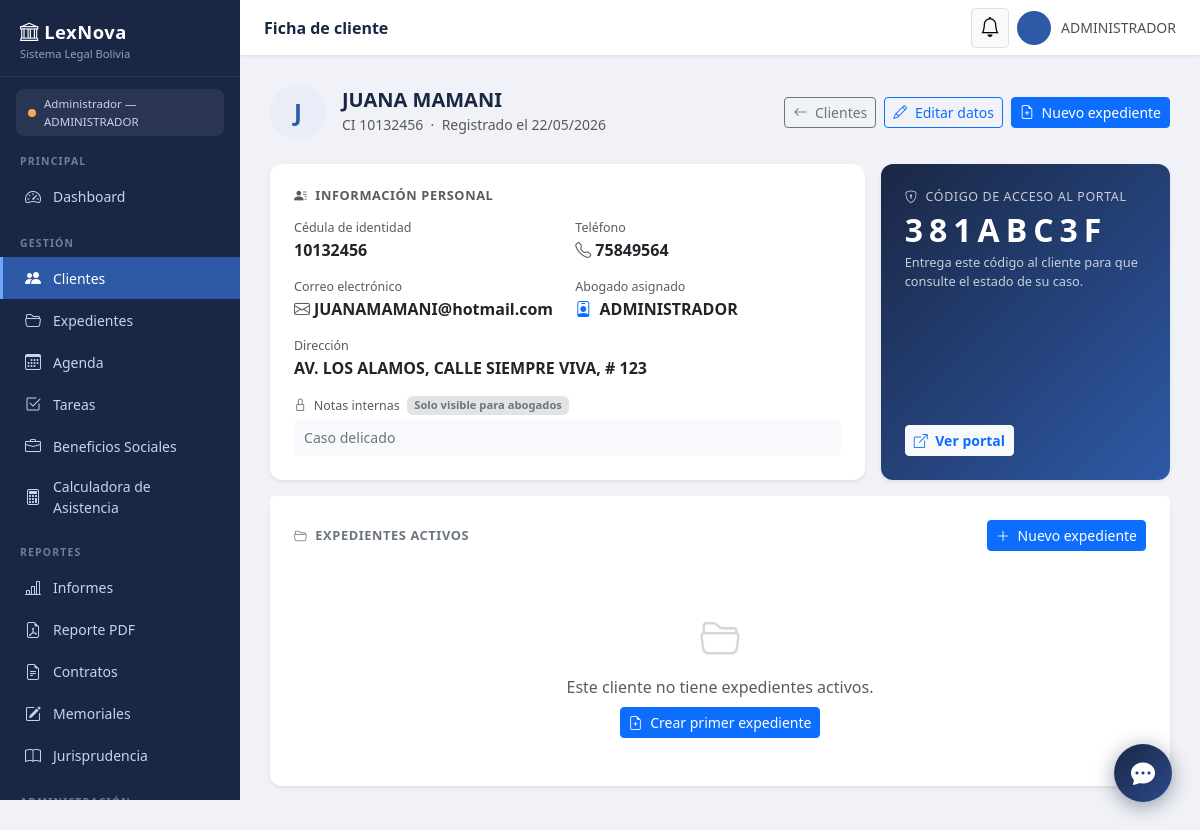
Before: /casos/clientes/1/ (signed in) with the older database file.
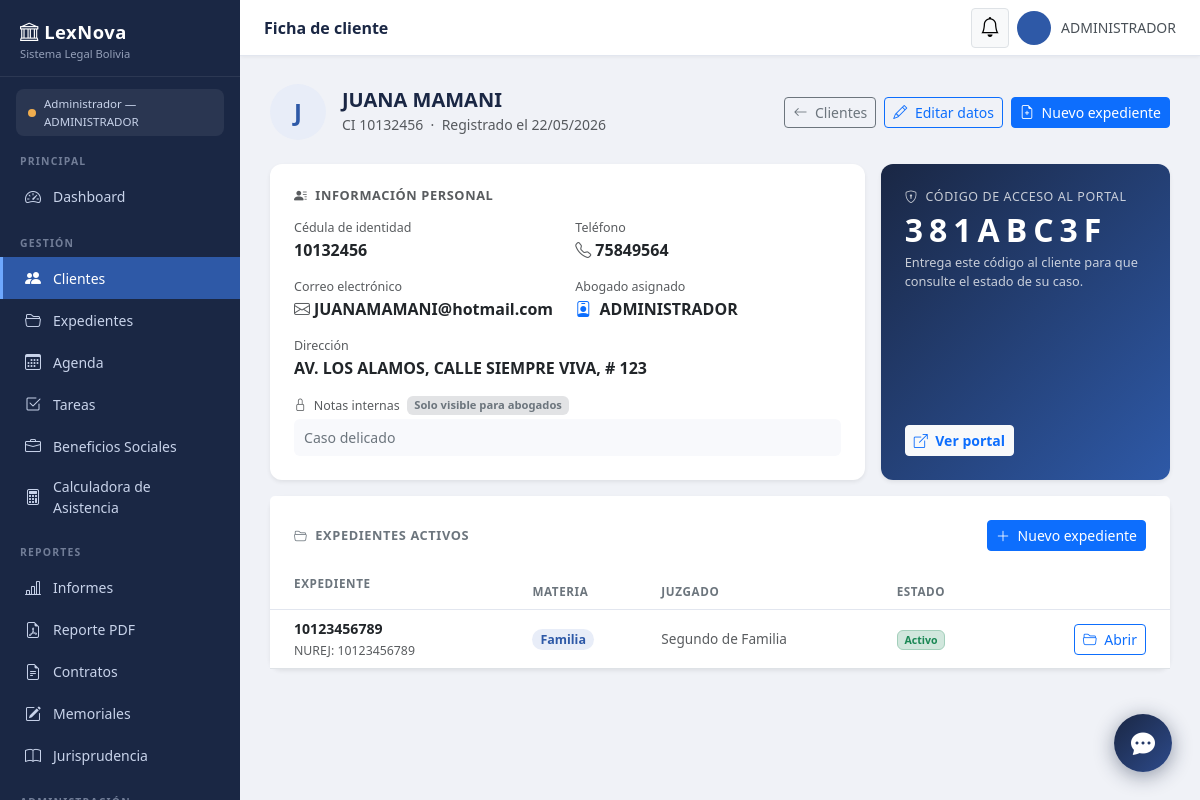
After: the same page with the newer database file.
### control_legal/models.py (models this page shows, shortened)
class Expediente(models.Model):
    ESTADO_ACTIVO    = 'activo'
    ESTADO_CONCLUIDO = 'concluido'
    ESTADO_ARCHIVADO = 'archivado'
    ESTADO_ABANDONO  = 'abandono'   # ← NUEVO
    ESTADOS = [
        (ESTADO_ACTIVO,    'Activo'),
        (ESTADO_CONCLUIDO, 'Concluido'),
        (ESTADO_ARCHIVADO, 'Archivado'),
        (ESTADO_ABANDONO,  'Abandono'),  # ← NUEVO
    ]
    MATERIAS = [
        ('Civil',           'Civil'),
        ('Penal',           'Penal'),
        ('Familia',         'Familia'),
        ('Laboral',         'Laboral'),
        ('Administrativo',  'Administrativo'),
        ('Constitucional',  'Constitucional'),
        ('Otro',            'Otro'),
    ]
    cliente = models.ForeignKey(
        Cliente, on_delete=models.PROTECT,
        related_name='expedientes',
        verbose_name="Cliente"
    )
    abogado_asignado = models.ForeignKey(
        User, on_delete=models.SET_NULL,
        null=True, blank=True,
        related_name='expedientes',
        verbose_name="Abogado responsable"
    )
    numero_expediente = models.CharField(max_length=50, blank=True, verbose_name="N° de expediente")
    nurej             = models.CharField(max_length=50, blank=True, verbose_name="NUREJ")
    juzgado           = models.CharField(max_length=200, blank=True, verbose_name="Juzgado")
    materia           = models.CharField(max_length=50, choices=MATERIAS, default='Civil', verbose_name="Materia")
    tipo_proceso      = models.CharField(max_length=100, blank=True, verbose_name="Tipo de proceso")
    descripcion       = models.TextField(blank=True, verbose_name="Descripción del caso")
    estado            = models.CharField(max_length=20, choices=ESTADOS, default=ESTADO_ACTIVO, verbose_name="Estado")
    fecha_inicio      = models.DateField(auto_now_add=True, verbose_name="Fecha de inicio")
    fecha_conclusion  = models.DateField(null=True, blank=True, verbose_name="Fecha de conclusión")
    activo = models.BooleanField(default=True)
    class Meta:
        ordering = ['-fecha_inicio']
        verbose_name = "Expediente"
        verbose_name_plural = "Expedientes"

### control_legal/views.py (the view)
# urls.py: path('clientes/<int:pk>/',        views.detalle_cliente,   name='detalle_cliente'),
@login_required
def detalle_cliente(request, pk):
    cliente     = get_object_or_404(Cliente, pk=pk)
    expedientes = cliente.expedientes.filter(activo=True).order_by('-id')
    return render(request, 'control_legal/detalle_cliente.html', {
        'cliente':     cliente,
        'expedientes': expedientes,
    })

### control_legal/templates/control_legal/detalle_cliente.html (shortened to what the changed rows need)
{% extends "base.html" %}
{% block contenido %}
<div class="row g-3 mb-3">
    <div class="col-lg-4">
        <div class="card border-0 shadow-sm h-100" style="border-radius:12px; background:linear-gradient(135deg,#1a2744 0%,#2e59a7 100%);">
            <div class="card-body p-4 text-white d-flex flex-column justify-content-between">
                <div>
                    <h2 class="fw-bold mb-1 letter-spacing-2" style="letter-spacing:6px;">
                        {{ cliente.codigo_acceso }}
                    </h2>
                </div>
            </div>
        </div>
    </div>
</div>
<div class="card border-0 shadow-sm mb-3" style="border-radius:12px;">
    <div class="card-body p-0">
        {% if expedientes %}
        <div class="table-responsive">
            <table class="table table-hover align-middle mb-0" style="font-size:.88rem;">
                <thead style="background:#f8f9fc; border-bottom:1px solid #e2e6ef;">
                    <tr>
                        <th class="ps-4 py-3" style="font-size:.73rem; text-transform:uppercase; letter-spacing:.6px; color:#6c757d; font-weight:600;">Expediente</th>
                        <th style="font-size:.73rem; text-transform:uppercase; letter-spacing:.6px; color:#6c757d; font-weight:600;">Materia</th>
                        <th style="font-size:.73rem; text-transform:uppercase; letter-spacing:.6px; color:#6c757d; font-weight:600;">Juzgado</th>
                        <th style="font-size:.73rem; text-transform:uppercase; letter-spacing:.6px; color:#6c757d; font-weight:600;">Estado</th>
                        <th class="text-end pe-4" style="font-size:.73rem; text-transform:uppercase; letter-spacing:.6px; color:#6c757d; font-weight:600;"></th>
                    </tr>
                </thead>
                <tbody>
                    {% for exp in expedientes %}
                    <tr>
                        <td class="ps-4">
                            <div class="fw-semibold">{{ exp.numero_expediente|default:'Sin número' }}</div>
                            <small class="text-muted">NUREJ: {{ exp.nurej|default:'—' }}</small>
                        </td>
                        <td>
                            <span class="badge rounded-pill px-2"
                                  style="background:#e8edf8; color:#2e59a7; font-size:.78rem;">
                                {{ exp.materia }}
                            </span>
                        </td>
                        <td class="text-muted" style="font-size:.85rem;">{{ exp.juzgado|default:'—'|truncatechars:30 }}</td>
                        <td>
                            {% if exp.estado == 'activo' %}
                                <span class="badge bg-success-subtle text-success border border-success-subtle">Activo</span>
                            {% elif exp.estado == 'concluido' %}
                                <span class="badge bg-secondary-subtle text-secondary border">Concluido</span>
                            {% else %}
                                <span class="badge bg-warning-subtle text-warning border border-warning-subtle">{{ exp.get_estado_display }}</span>
                            {% endif %}
                        </td>
                        <td class="text-end pe-4">
                            <a href="{% url 'detalle_caso' exp.pk %}" class="btn btn-sm btn-outline-primary btn-sm">
                                <i class="bi bi-folder2-open me-1"></i> Abrir
                            </a>
                        </td>
                    </tr>
                    {% endfor %}
                </tbody>
            </table>
        </div>
        {% else %}
        <div class="text-center text-muted py-5">
            <i class="bi bi-folder2-open fs-1 d-block mb-2 opacity-25"></i>
            <p class="mb-2">Este cliente no tiene expedientes activos.</p>
            <a href="{% url 'registrar_caso' %}?cliente={{ cliente.pk }}" class="btn btn-primary btn-sm">
                <i class="bi bi-file-earmark-plus me-1"></i> Crear primer expediente
            </a>
        </div>
        {% endif %}
    </div>
</div>
{% endblock %}

Changed rows visible on the page:
added Expediente: numero_expediente "10123456789", nurej "10123456789", materia "Familia", juzgado "Segundo de Familia", estado "Activo"
Other visible differences:
text no longer shown: "Este cliente no tiene expedientes activos. Crear primer expediente"
text now shown: "EXPEDIENTE MATERIA JUZGADO ESTADO"
